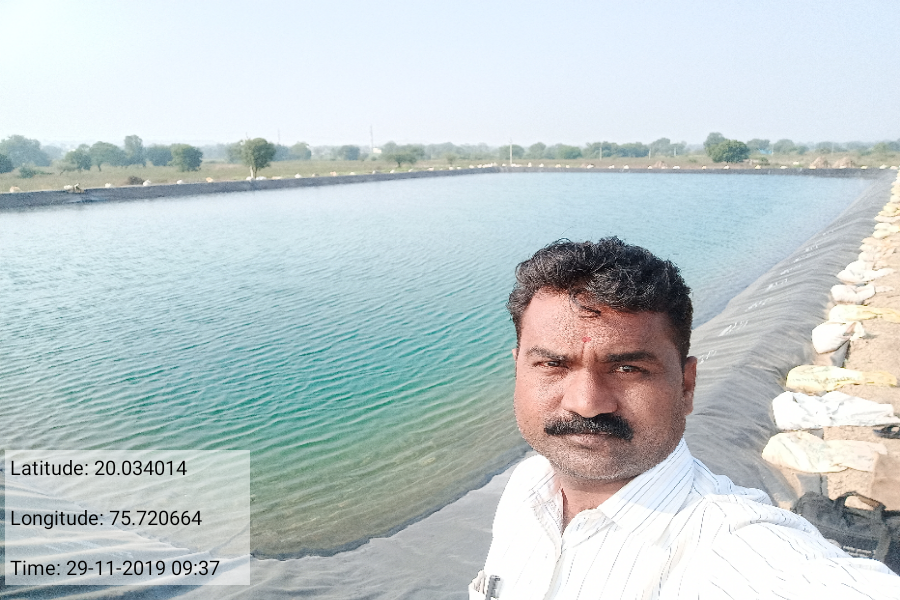
#> input picture samples/input/InspectionImage224629.png, 900 x 600 px
$ python run.py --image ../samples/input/InspectionImage224629.png   (older library calls are emulated)
#> lines starting #> are read from the running program, lines starting #| are printed output that depends on the picture; after the words box and inside, x2 and y2 are one past the last pixel; in counts of white or black regions, pixels touching at a corner belong together
### src/detector.py
import cv2
import numpy as np
from PIL import Image
from PIL.ExifTags import TAGS


# Helper: non-blocking debug wait (AUTO CLOSE)
# [14 lines left out: function _debug_wait, not called in this run]


# =========================
# A) EXIF CHECK
# =========================
def check_exif(image_path: str):
    try:
        img = Image.open(image_path)
        exif_data = img._getexif()
        if not exif_data:
            return False, "Warning: No EXIF data (common for screenshots/WhatsApp/compressed images)", {}

        details = {}
        for tag_id, value in exif_data.items():
            tag_name = TAGS.get(tag_id, tag_id)
            details[tag_name] = value

        has_make = "Make" in details and str(details["Make"]).strip() != ""
        has_model = "Model" in details and str(details["Model"]).strip() != ""

        subset = {
            "Make": details.get("Make"),
            "Model": details.get("Model"),
            "DateTimeOriginal": details.get("DateTimeOriginal"),
            "Software": details.get("Software"),
        }

        if has_make and has_model:
            return True, "EXIF present (Camera Make/Model available)", subset

        return False, "Potential signal: EXIF present but missing Camera Make/Model", subset

    except Exception as e:
        return False, f"EXIF check failed: {e}", {}


# ============================================================
# B) RIPPLING / MOIRÉ / BANDING CHECK (RECATURE ARTIFACTS)
# ============================================================
def _fft_energy_profile(gray, crop_center_ratio=0.9):
    h, w = gray.shape[:2]
    ch, cw = int(h * crop_center_ratio), int(w * crop_center_ratio)
    y0 = (h - ch) // 2
    x0 = (w - cw) // 2
    g = gray[y0:y0 + ch, x0:x0 + cw]

    g = g.astype(np.float32)
    g -= np.mean(g)

    F = np.fft.fft2(g)
    F = np.fft.fftshift(F)
    mag = np.log1p(np.abs(F))

    H, W = mag.shape
    cy, cx = H // 2, W // 2
    yy, xx = np.indices((H, W))
    r = np.sqrt((yy - cy) ** 2 + (xx - cx) ** 2).astype(np.int32)
    rmax = r.max()

    radial = np.zeros(rmax + 1, dtype=np.float32)
    counts = np.zeros(rmax + 1, dtype=np.int32)

    np.add.at(radial, r, mag)
    np.add.at(counts, r, 1)
    radial = radial / np.maximum(counts, 1)

    return mag, radial


def _peakiness_score(profile, low_frac=0.06, high_frac=0.35):
    n = len(profile)
    lo = int(n * low_frac)
    hi = int(n * high_frac)
    if hi <= lo + 5:
        return 0.0

    band = profile[lo:hi].astype(np.float32)
    band = band - np.min(band)
    mean = float(np.mean(band)) + 1e-6
    std = float(np.std(band))

    mx = float(np.max(band))
    score = (mx - mean) / (std + 1e-6)
    return float(1.0 - np.exp(-max(0.0, score) / 3.0))


def _banding_score(gray):
    g = gray.astype(np.float32)
    g = cv2.GaussianBlur(g, (5, 5), 0)

    row_mean = np.mean(g, axis=1)
    col_mean = np.mean(g, axis=0)

    def one_d_score(sig):
        sig = sig - np.mean(sig)
        F = np.fft.rfft(sig)
        mag = np.log1p(np.abs(F))
        if len(mag) < 20:
            return 0.0
        band = mag[5:int(len(mag) * 0.5)]
        m = float(np.mean(band)) + 1e-6
        s = float(np.std(band)) + 1e-6
        peak = float(np.max(band))
        raw = (peak - m) / s
        return float(1.0 - np.exp(-max(0.0, raw) / 3.0))

    return float(max(one_d_score(row_mean), one_d_score(col_mean)))


def recapture_artifact_score(image_bgr, resize_max=900, debug=False):
    h, w = image_bgr.shape[:2]
    scale = 1.0
    img = image_bgr

    if max(h, w) > resize_max:
        scale = resize_max / float(max(h, w))
        img = cv2.resize(img, (int(w * scale), int(h * scale)), interpolation=cv2.INTER_AREA)

    gray = cv2.cvtColor(img, cv2.COLOR_BGR2GRAY)
    gray = cv2.GaussianBlur(gray, (3, 3), 0)

    _, radial = _fft_energy_profile(gray, crop_center_ratio=0.9)
    peak_score = _peakiness_score(radial)
    band_score = _banding_score(gray)

    score = 0.65 * peak_score + 0.35 * band_score
    score = float(np.clip(score, 0.0, 1.0))

    dbg = {}
    if debug:
        dbg = {"peak_score": peak_score, "band_score": band_score, "scale_used": scale}
    return score, dbg


# ============================================================
# C) GLARE / SPECULAR HIGHLIGHT CHECK
# ============================================================
def glare_score(image_bgr,
                resize_max=900,
                v_thr=240,
                s_thr=45,
                min_blob_area=150,
                debug=False):
    h0, w0 = image_bgr.shape[:2]
    scale = 1.0
    img = image_bgr

    if max(h0, w0) > resize_max:
        scale = resize_max / float(max(h0, w0))
        img = cv2.resize(img, (int(w0 * scale), int(h0 * scale)), interpolation=cv2.INTER_AREA)

    H, W = img.shape[:2]
    hsv = cv2.cvtColor(img, cv2.COLOR_BGR2HSV)
    s = hsv[:, :, 1]
    v = hsv[:, :, 2]

    mask = ((v >= v_thr) & (s <= s_thr)).astype(np.uint8) * 255

    k = cv2.getStructuringElement(cv2.MORPH_ELLIPSE, (7, 7))
    mask = cv2.morphologyEx(mask, cv2.MORPH_OPEN, k)
    mask = cv2.morphologyEx(mask, cv2.MORPH_CLOSE, k)

    num, labels, stats, _ = cv2.connectedComponentsWithStats(mask, connectivity=8)
    cleaned = np.zeros_like(mask)

    areas = []
    for i in range(1, num):
        area = stats[i, cv2.CC_STAT_AREA]
        if area >= min_blob_area:
            cleaned[labels == i] = 255
            areas.append(area)

    glare_area = int(np.sum(cleaned > 0))
    glare_ratio = glare_area / float(H * W + 1e-6)
    largest_blob_ratio = (max(areas) / float(H * W + 1e-6)) if areas else 0.0

    gray = cv2.cvtColor(img, cv2.COLOR_BGR2GRAY)
    grad = cv2.Laplacian(gray, cv2.CV_32F, ksize=3)
    grad_abs = np.abs(grad)

    border = cv2.morphologyEx(
        cleaned, cv2.MORPH_GRADIENT,
        cv2.getStructuringElement(cv2.MORPH_ELLIPSE, (5, 5))
    )
    border_px = grad_abs[border > 0]
    edge_strength = float(np.mean(border_px)) if border_px.size else 0.0

    score = 0.0
    score += min(1.0, glare_ratio / 0.05) * 0.65
    score += min(1.0, largest_blob_ratio / 0.02) * 0.25
    score += min(1.0, edge_strength / 25.0) * 0.10
    score = float(np.clip(score, 0.0, 1.0))

    dbg = {}
    if debug:
        dbg = {
            "glare_ratio": glare_ratio,
            "largest_blob_ratio": largest_blob_ratio,
            "edge_strength": edge_strength,
            "scale_used": scale,
            "glare_mask_small": cleaned
        }

    return score, dbg


# ============================================================
# 1) PAGE DETECTION + WARP
# ============================================================
def _order_points(pts):
    pts = np.array(pts, dtype="float32")
    rect = np.zeros((4, 2), dtype="float32")
    s = pts.sum(axis=1)
    diff = np.diff(pts, axis=1)
    rect[0] = pts[np.argmin(s)]
    rect[2] = pts[np.argmax(s)]
    rect[1] = pts[np.argmin(diff)]
    rect[3] = pts[np.argmax(diff)]
    return rect


def _four_point_warp(image, pts4):
    rect = _order_points(pts4)
    (tl, tr, br, bl) = rect

    widthA = np.linalg.norm(br - bl)
    widthB = np.linalg.norm(tr - tl)
    maxW = int(max(widthA, widthB))

    heightA = np.linalg.norm(tr - br)
    heightB = np.linalg.norm(tl - bl)
    maxH = int(max(heightA, heightB))

    dst = np.array([[0, 0],
                    [maxW - 1, 0],
                    [maxW - 1, maxH - 1],
                    [0, maxH - 1]], dtype="float32")

    M = cv2.getPerspectiveTransform(rect, dst)
    return cv2.warpPerspective(image, M, (maxW, maxH))


def _detect_page_by_whiteness(image_bgr,
                             resize_h=700,
                             v_min=150,
                             s_max=85,
                             min_area_ratio=0.18):
    H0, W0 = image_bgr.shape[:2]
    ratio = H0 / float(resize_h)
    img = cv2.resize(image_bgr, (int(W0 / ratio), resize_h), interpolation=cv2.INTER_AREA)

    hsv = cv2.cvtColor(img, cv2.COLOR_BGR2HSV)
    white_mask = cv2.inRange(hsv, (0, 0, v_min), (180, s_max, 255))

    k = cv2.getStructuringElement(cv2.MORPH_RECT, (19, 19))
    white_mask = cv2.morphologyEx(white_mask, cv2.MORPH_CLOSE, k)
    white_mask = cv2.morphologyEx(white_mask, cv2.MORPH_OPEN, k)

    cnts, _ = cv2.findContours(white_mask, cv2.RETR_EXTERNAL, cv2.CHAIN_APPROX_SIMPLE)
    if not cnts:
        return None, white_mask

    img_area = img.shape[0] * img.shape[1]
    cnts = sorted(cnts, key=cv2.contourArea, reverse=True)

    for c in cnts:
        area = cv2.contourArea(c)
        if area < img_area * float(min_area_ratio):
            continue

        rect = cv2.minAreaRect(c)
        box = cv2.boxPoints(rect)
        box = np.array(box, dtype=np.float32)

        page_quad_full = (box * ratio).astype(np.float32)
        return page_quad_full, white_mask

    return None, white_mask


# ============================================================
# 2) EMBEDDED PHOTO DETECTION + FALSE POSITIVE REJECTION
# ============================================================
# [16 lines left out: functions _intersection_area, _iou, not called in this run]


def _remove_inner_boxes(boxes, contain_thr=0.90):
    if not boxes:
        return boxes
    boxes = sorted(boxes, key=lambda b: b[2] * b[3], reverse=True)
    kept = []
    for b in boxes:
        b_area = b[2] * b[3]
        inner = False
        for k in kept:
            inter = _intersection_area(b, k)
            if inter / (b_area + 1e-6) >= contain_thr:
                inner = True
                break
        if not inner:
            kept.append(b)
    return kept


def _dedupe_boxes(boxes, iou_thr=0.35, contain_thr=0.90):
    boxes = sorted(boxes, key=lambda b: b[2] * b[3], reverse=True)
    kept = []
    for b in boxes:
        if all(_iou(b, k) < iou_thr for k in kept):
            kept.append(b)
    return _remove_inner_boxes(kept, contain_thr=contain_thr)


# [21 lines left out: function _texture_rejects_signature_or_text, not called in this run]


def _detect_embedded_photos(warped_bgr,
                           min_area_ratio=0.02,
                           max_area_ratio=0.75,
                           aspect_min=0.55,
                           aspect_max=3.5,
                           border_margin_ratio=0.02,
                           morph_k=13):
    H, W = warped_bgr.shape[:2]

    hsv = cv2.cvtColor(warped_bgr, cv2.COLOR_BGR2HSV)
    s = hsv[:, :, 1]
    s = cv2.GaussianBlur(s, (5, 5), 0)
    _, mask = cv2.threshold(s, 0, 255, cv2.THRESH_BINARY + cv2.THRESH_OTSU)

    k = cv2.getStructuringElement(cv2.MORPH_RECT, (morph_k, morph_k))
    mask = cv2.morphologyEx(mask, cv2.MORPH_CLOSE, k)

    cnts, _ = cv2.findContours(mask, cv2.RETR_EXTERNAL, cv2.CHAIN_APPROX_SIMPLE)

    mx = int(W * border_margin_ratio)
    my = int(H * border_margin_ratio)

    candidates = []
    for c in cnts:
        x, y, w, h = cv2.boundingRect(c)
        area_ratio = (w * h) / float(H * W)
        aspect = w / float(h)

        if not (min_area_ratio < area_ratio < max_area_ratio):
            continue
        if not (aspect_min < aspect < aspect_max):
            continue
        if x <= mx or y <= my or (x + w) >= (W - mx) or (y + h) >= (H - my):
            continue

        candidates.append((x, y, w, h))

    candidates = _dedupe_boxes(candidates, iou_thr=0.35, contain_thr=0.90)

    filtered = []
    for (x, y, w, h) in candidates:
        crop = warped_bgr[y:y + h, x:x + w]
        if _texture_rejects_signature_or_text(crop):
            continue
        filtered.append((x, y, w, h))

    filtered.sort(key=lambda b: (b[1], b[0]))
    return filtered, mask


# ============================================================
# MAIN
# ============================================================
def is_image_of_image_plus(image_path: str,
                           debug_show: bool = False,
                           resize_h_page: int = 700,
                           v_min: int = 150,
                           s_max: int = 85,
                           page_min_area_ratio: float = 0.18,
                           recapture_thr: float = 0.55,
                           glare_thr: float = 0.60,
                           use_recapture_fallback: bool = True,
                           debug_ms: int = 1200):
    info = {
        "page_found": False,
        "embedded_count": 0,
        "bboxes": [],
        "exif_ok": False,
        "exif_msg": "",
        "exif_details": {},
        "recapture_score": 0.0,
        "recapture_dbg": {},
        "glare_score": 0.0,
        "glare_dbg": {},
        "decision_reason": "",
        # ✅ NEW: images for Streamlit (BGR or single-channel masks)
        "page_contour_vis": None,
        "warped_with_boxes": None,
        "embedded_mask_vis": None,
        "white_mask_vis": None,
    }

    image = cv2.imread(image_path)
    if image is None:
        info["error"] = "Path incorrect or cannot read image."
        return False, info

    exif_ok, exif_msg, exif_details = check_exif(image_path)
    info["exif_ok"] = exif_ok
    info["exif_msg"] = exif_msg
    info["exif_details"] = exif_details

    rec_score, rec_dbg = recapture_artifact_score(image, debug=False)
    info["recapture_score"] = rec_score
    info["recapture_dbg"] = rec_dbg

    g_score, g_dbg = glare_score(image, debug=True if debug_show else True)  # keep glare mask always for UI
    info["glare_score"] = g_score
    info["glare_dbg"] = g_dbg

    page_quad, white_mask_dbg = _detect_page_by_whiteness(
        image, resize_h=resize_h_page, v_min=v_min, s_max=s_max, min_area_ratio=page_min_area_ratio
    )

    # keep page mask for UI
    info["white_mask_vis"] = white_mask_dbg

    if page_quad is None:
        if use_recapture_fallback:
            if (rec_score >= recapture_thr) or (g_score >= glare_thr):
                info["decision_reason"] = f"No page found; recapture={rec_score:.2f}, glare={g_score:.2f} triggered"
                return True, info

            if ((rec_score >= (recapture_thr - 0.12)) or (g_score >= (glare_thr - 0.15))) and (not exif_ok):
                info["decision_reason"] = f"No page found; recapture={rec_score:.2f}, glare={g_score:.2f}, EXIF weak/missing"
                return True, info

        info["decision_reason"] = "No page found; recapture/EXIF/glare signals not strong enough"
        return False, info

    info["page_found"] = True

    # ✅ NEW: draw page contour on original
    try:
        page_vis = image.copy()
        pts = page_quad.astype(np.int32).reshape((-1, 1, 2))
        cv2.polylines(page_vis, [pts], isClosed=True, color=(0, 255, 0), thickness=4)
        info["page_contour_vis"] = page_vis
    except Exception:
        pass

    warped = _four_point_warp(image, page_quad)
    bboxes, photo_mask_dbg = _detect_embedded_photos(warped)

    info["embedded_mask_vis"] = photo_mask_dbg
    info["bboxes"] = bboxes
    info["embedded_count"] = len(bboxes)

    # ✅ NEW: warped with boxes
    try:
        warped_vis = warped.copy()
        for i, (x, y, w, h) in enumerate(bboxes, 1):
            cv2.rectangle(warped_vis, (x, y), (x + w, y + h), (0, 255, 0), 3)
            cv2.putText(
                warped_vis, f"Photo {i}", (x, max(0, y - 10)),
                cv2.FONT_HERSHEY_SIMPLEX, 0.8, (0, 255, 0), 2
            )
        info["warped_with_boxes"] = warped_vis
    except Exception:
        pass

    result = len(bboxes) > 0
    info["decision_reason"] = "Page found + embedded photos detected" if result else "Page found but no embedded photos"

    if debug_show:
        show = warped.copy()
        for i, (x, y, w, h) in enumerate(bboxes, 1):
            cv2.rectangle(show, (x, y), (x + w, y + h), (0, 255, 0), 3)
            cv2.putText(show, f"Photo {i}", (x, max(0, y - 10)),
                        cv2.FONT_HERSHEY_SIMPLEX, 0.7, (0, 255, 0), 2)

        cv2.imshow("Warped Page (Final)", show)
        cv2.imshow("Saturation Mask (Embedded)", photo_mask_dbg)
        cv2.imshow("White Mask (Page)", white_mask_dbg)
        if "glare_mask_small" in info["glare_dbg"]:
            cv2.imshow("Glare Mask", info["glare_dbg"]["glare_mask_small"])
        _debug_wait(debug_ms)

    return result, info

### src/run.py
import argparse
from detector import is_image_of_image_plus

def main():
    parser = argparse.ArgumentParser(description="Photo-of-Photo Detection")
    parser.add_argument("--image", required=True, help="Path to image")
    parser.add_argument("--debug", action="store_true", help="Show debug windows")
    parser.add_argument("--debug_ms", type=int, default=1200)
    args = parser.parse_args()

    result, info = is_image_of_image_plus(
        args.image,
        debug_show=args.debug,
        debug_ms=args.debug_ms
    )
#> in is_image_of_image_plus, image is the input picture: shape (600, 900, 3); mean B, G, R 205.4, 203.7, 192.8
#> in recapture_artifact_score, `gray = cv2.cvtColor(img, cv2.COLOR_BGR2GRAY)`:
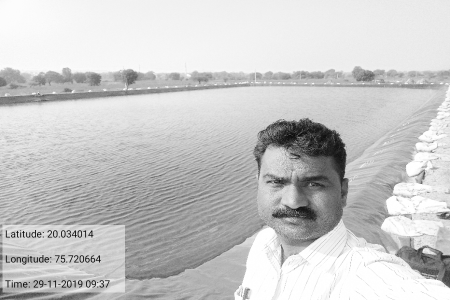
#> gray: shape (600, 900) (shown at 1/2 size); min 0, max 255, mean 200.6
#> in _fft_energy_profile, `g = gray[y0:y0 + ch, x0:x0 + cw]`:
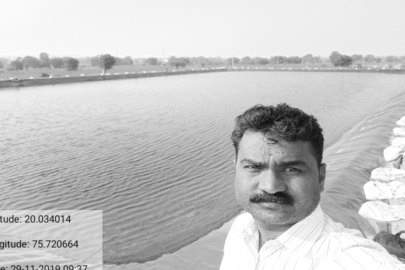
#> g: shape (540, 810) (shown at 1/2 size); min 12, max 255, mean 197.3
#> in _fft_energy_profile, `mag = np.log1p(np.abs(F))`:
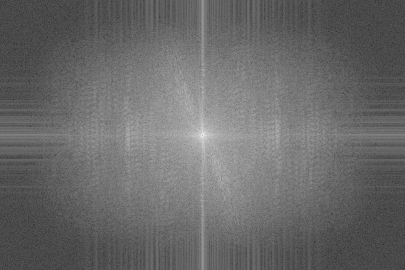
#> mag: shape (540, 810) float64 (shown at 1/2 size); min 0.59, max 15.79, mean 6.88; drawn with min black and max white
#> in recapture_artifact_score, `_, radial = _fft_energy_profile(gray, crop_center_ratio=0.9)`: radial = 487 values, max 14.93 at index 1, min 0.994 at index 0, mean 7.32
#> in _peakiness_score, `n = len(profile)`: n = 487
#> in _peakiness_score, `lo = int(n * low_frac)`: lo = 29
#> in _peakiness_score, `hi = int(n * high_frac)`: hi = 170
#> in _peakiness_score, `band = profile[lo:hi].astype(np.float32)`: band = 141 values, max 10.78 at index 0, min 8.12 at index 139, mean 9.3
#> in _peakiness_score, `band = band - np.min(band)`: band = 141 values, max 2.67 at index 0, min 0 at index 139, mean 1.18
#> in _peakiness_score, `mean = float(np.mean(band)) + 1e-6`: mean = 1.18
#> in _peakiness_score, `std = float(np.std(band))`: std = 0.652
#> in _peakiness_score, `mx = float(np.max(band))`: mx = 2.67
#> in _peakiness_score, `score = (mx - mean) / (std + 1e-6)`: score = 2.28
#> in recapture_artifact_score, `peak_score = _peakiness_score(radial)`: peak_score = 0.532
#> in _banding_score, `row_mean = np.mean(g, axis=1)`: row_mean = 600 values, max 242.1 at index 89, min 154.1 at index 430, mean 200.7
#> in _banding_score, `col_mean = np.mean(g, axis=0)`: col_mean = 900 values, max 219.5 at index 789, min 171.8 at index 615, mean 200.7
#> in one_d_score, `sig = sig - np.mean(sig)`: sig = 600 values, max 41.47 at index 89, min -46.6 at index 430, mean -3.26e-06
#> in one_d_score, `mag = np.log1p(np.abs(F))`: mag = 301 values, max 9.16 at index 1, min 0.00224 at index 0, mean 3.75
#> in one_d_score, `band = mag[5:int(len(mag) * 0.5)]`: band = 145 values, max 7.71 at index 0, min 2.4 at index 69, mean 4.3
#> in one_d_score, `m = float(np.mean(band)) + 1e-6`: m = 4.3
#> in one_d_score, `s = float(np.std(band)) + 1e-6`: s = 1.1
#> in one_d_score, `peak = float(np.max(band))`: peak = 7.71
#> in one_d_score, `raw = (peak - m) / s`: raw = 3.11
#> in recapture_artifact_score, `band_score = _banding_score(gray)`: band_score = 0.646
#> in recapture_artifact_score, `score = 0.65 * peak_score + 0.35 * band_score`: score = 0.572
#> in is_image_of_image_plus, `rec_score, rec_dbg = recapture_artifact_score(image, debug=False)`: rec_dbg = 0 items
#> in glare_score, `s = hsv[:, :, 1]`:
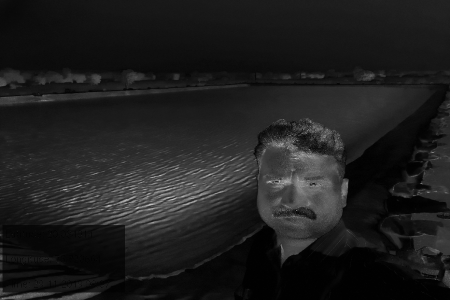
#> s: shape (600, 900) (shown at 1/2 size); min 0, max 255, mean 30.4
#> in glare_score, `v = hsv[:, :, 2]`:
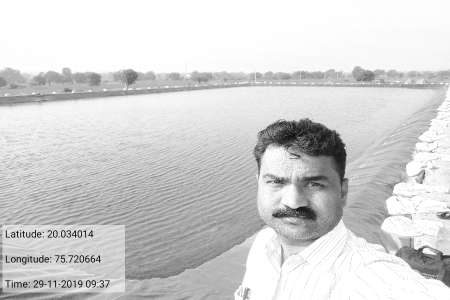
#> v: shape (600, 900) (shown at 1/2 size); min 0, max 255, mean 211.3
#> in glare_score, `mask = ((v >= v_thr) & (s <= s_thr)).astype(np.uint8) * 255`:
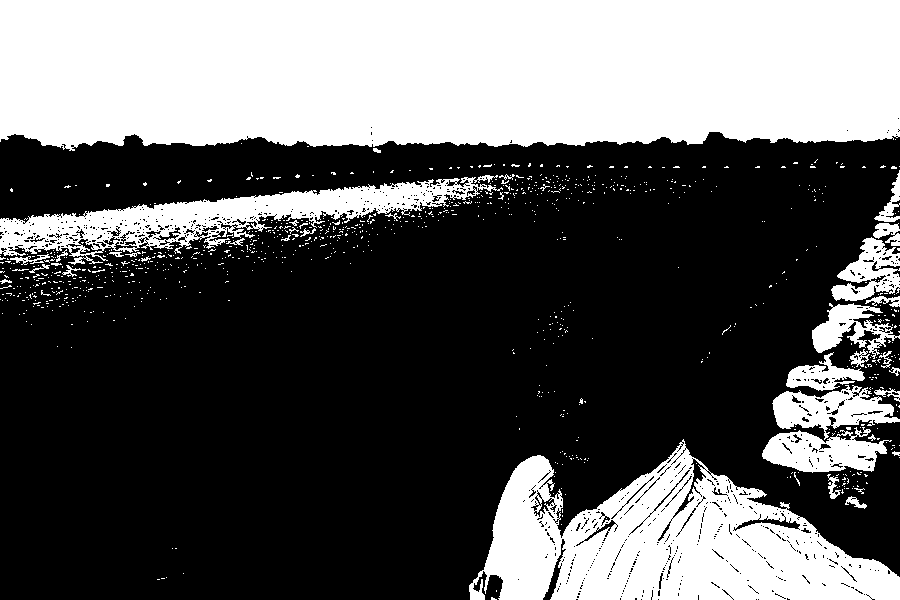
#> mask: shape (600, 900); 36.6% white; 961 white regions (920 under 20 px), largest, box (x1, y1, x2, y2) and area: (0, 0, 900, 151) 128164, (469, 439, 900, 600) 37653, (0, 175, 503, 265) 13872
#> (the rest of the program and of its run is left out)
